Frame 1 (no input): blank canvas, image omitted
Frame 60 (the mouse pressed at the canvas centre just before this capture): blank canvas, image omitted
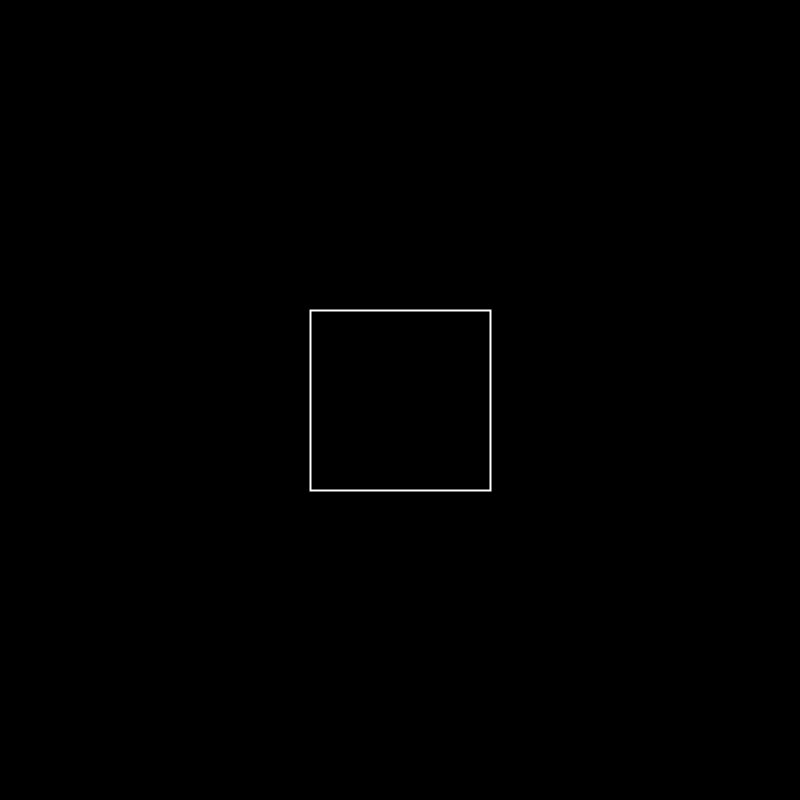
Frame 120 (the mouse held since frame 60 and released just before this capture)

The Processing sketch whose frames 1 and 60 were blank and that drew this single picture after the mouse press (run headless with seeded random() and noise(); from frame 60 on, the mouse is pressed at the canvas centre):

// Processing sketch: pattern_expander
// ── pattern_expander.pde
float cx, cy;
float r = 100;

boolean expand = false;
ArrayList<Float> s;

void setup() {
  size(800, 800);
  noStroke();

  cx = width/2;
  cy = height/2;
  s = new ArrayList<Float>();

  rectMode(CENTER);
}

void draw() {
  background(0);
  
  // draw expanding patterns
  if (expand) {
    stroke(255);
    strokeWeight(2);
    noFill();

    for (int i=0; i < s.size(); i++) {
      float f = s.get(i);

      if (f < width * 1.4) {
        f += 3;

        if (i % 3 == 0) {
          rect(cx, cy, f, f);
        } else if (i % 3 == 1) {
          pushMatrix();
          translate(cx, cy);
          rotate(i * 0.2);
          line(0, -f, 0, f);
          popMatrix();
        } else { 
          ellipse(cx, cy, f, f);
        }
        s.set(i, f);
      }
    }
  }
}

void mousePressed() {
  s.add(0.0);
  expand = true;
}
